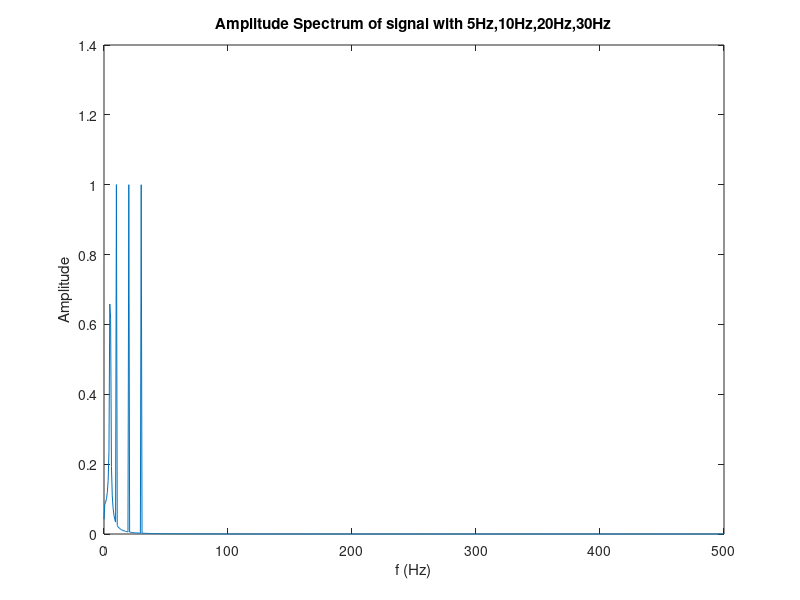

This chart was generated by the following MATLAB code:
Fs = 1000;            % Sampling frequency                    
T = 1/Fs;             % Sampling period       
L = 1500;             % Length of signal
t = (0:L-1)*T;        % Time vector
S = sin(2*pi*5*t) + sin(2*pi*10*t)+sin(2*pi*20*t)+sin(2*pi*30*t);
plot(1000*t(1:50),S(1:50))
title('Sinusoidal signal signal with 5Hz,10Hz,20Hz,30Hz')
xlabel('t (milliseconds)')
ylabel('X(t)')

Y = fft(S);
P2 = abs(Y/L);
P1 = P2(1:L/2+1);
P1(2:end-1) = 2*P1(2:end-1);
f = Fs*(0:(L/2))/L;

plot(f,P1);
title('Amplitude Spectrum of signal with 5Hz,10Hz,20Hz,30Hz')
xlabel('f (Hz)')
ylabel('Amplitude')

% cwt(S,Fs);